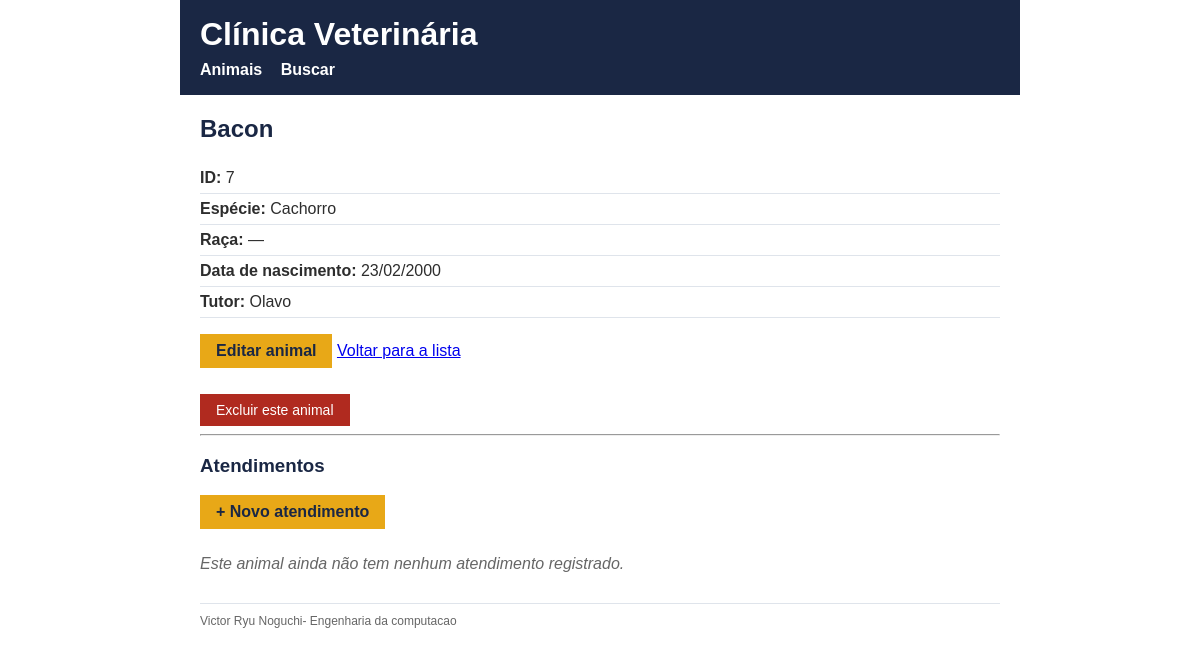
The app's page /animal/7 with its own data.
### tables this page shows
CREATE TABLE animais (
            id              INTEGER PRIMARY KEY AUTOINCREMENT,
            nome            TEXT    NOT NULL,
            especie         TEXT    NOT NULL,
            raca            TEXT,
            data_nascimento TEXT    NOT NULL,
            tutor_nome      TEXT    NOT NULL,
            UNIQUE (nome, tutor_nome)
        );

### veterinaria/app.py (the view)
@app.route("/animal/<int:id_animal>")
def detalhe(id_animal):
    conn = conectar_banco()
    animal = buscar_animal(conn, id_animal)
    if animal is None:
        conn.close()
        return render_template("erro.html",
                               mensagem=f"Nao existe animal com id {id_animal}."), 404
    atendimentos = listar_atendimentos_do_animal(conn, id_animal)
    conn.close()
    return render_template("detalhe.html", animal=animal, atendimentos=atendimentos,
                           msg=request.args.get("msg", ""))

### veterinaria/banco.py (called while the page is built)
def buscar_animal(conn, id_animal):
    return conn.execute('SELECT * FROM animais WHERE id = ?',
                        (id_animal,)).fetchone()

def listar_atendimentos_do_animal(conn, id_animal):
    return conn.execute(
        'SELECT * FROM atendimentos WHERE animal_id = ? ORDER BY data DESC',
        (id_animal,)
    ).fetchall()

### veterinaria/templates/detalhe.html (shortened to what this page needs)
{% extends "base.html" %}
{% block conteudo %}
  <h2>{{ animal['nome'] }}</h2>
  <ul class="detalhe">
    <li><b>ID:</b> {{ animal['id'] }}</li>
    <li><b>Espécie:</b> {{ animal['especie'] }}</li>
    <li><b>Raça:</b> {{ animal['raca'] or '—' }}</li>
    <li><b>Data de nascimento:</b> {{ animal['data_nascimento'] }}</li>
    <li><b>Tutor:</b> {{ animal['tutor_nome'] }}</li>
  </ul>
  <p>
    <a class="botao" href="{{ url_for('editar', id_animal=animal['id']) }}">Editar animal</a>
    <a href="{{ url_for('listar') }}">Voltar para a lista</a>
  </p>
  <form method="post" action="{{ url_for('excluir', id_animal=animal['id']) }}"
        onsubmit="return confirm('Excluir {{ animal.nome }}? Isso apaga também os atendimentos dele.');">
    <button type="submit" class="perigo">Excluir este animal</button>
  </form>
  <hr>
  <h3>Atendimentos</h3>
  <p><a class="botao" href="{{ url_for('novo_atendimento', id_animal=animal['id']) }}">+ Novo atendimento</a></p>
  {% if atendimentos %}
    <table>
      <tr>
        <th>Data</th>
        <th>Descrição</th>
        <th>Veterinário</th>
        <th>Valor</th>
      </tr>
      {% for at in atendimentos %}
      <tr>
        <td>{{ at['data'] }}</td>
        <td>{{ at['descricao'] }}</td>
        <td>{{ at['veterinario'] }}</td>
        <td>R$ {{ "%.2f"|format(at['valor']) }}</td>
      </tr>
      {% endfor %}
    </table>
  {% else %}
    <p class="vazio">Este animal ainda não tem nenhum atendimento registrado.</p>
  {% endif %}
{% endblock %}

### veterinaria/static/estilo.css (style rules this page uses)
body { font-family: Arial, Helvetica, sans-serif; max-width: 800px; margin: 0 auto; padding: 20px; color: #2d2d2d; }
h2, h3 { color: #1a2744; }
.detalhe { list-style: none; padding: 0; }
.detalhe li { padding: 6px 0; border-bottom: 1px solid #dfe4eb; }
.vazio { color: #666666; font-style: italic; }
button { background-color: #1a2744; color: #ffffff; border: none; padding: 8px 16px; font-size: 14px; cursor: pointer; }
.botao { display: inline-block; background-color: #e8a817; color: #1a2744; padding: 8px 16px; text-decoration: none; font-weight: bold; margin-bottom: 10px; }
.perigo, .link-perigo { background-color: #b02a1f; }

### records on screen
animais: nome "Bacon", id "7", especie "Cachorro", raca "—", data_nascimento "23/02/2000", tutor_nome "Olavo"
